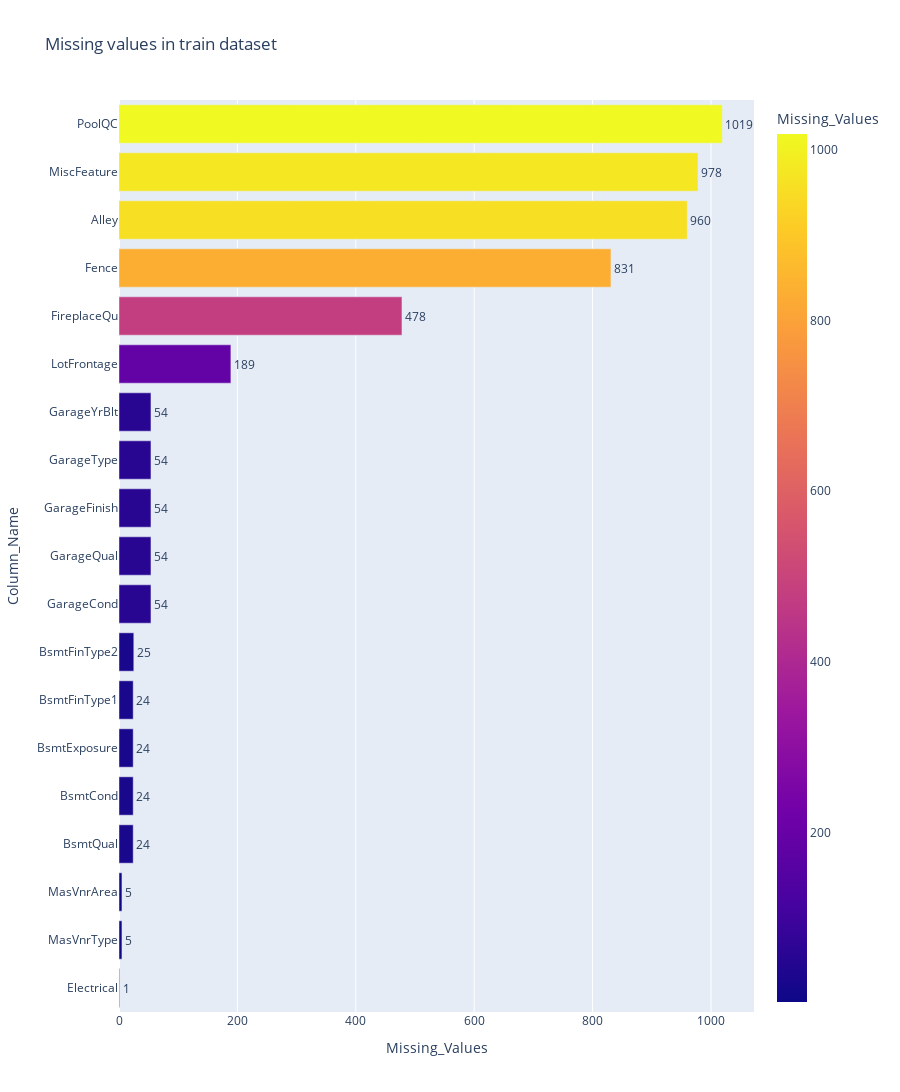

Notebook code for this chart:
### Code cell
fig = px.bar(temp_df.sort_values(by='Missing_Values'), x='Missing_Values', y='Column_Name',
             orientation='h', height=1500, width=900, color='Missing_Values', text='Missing_Values', title='Missing values in train dataset')
fig.update_traces(textposition='outside')
fig.show()

### Figure 1 — Plotly figure (JSON) as saved in the notebook; plotly's stock layout.template omitted (floating-point values rounded to 4 significant figures)
{"data": [{"alignmentgroup": "True", "hovertemplate": "Missing_Values=%{marker.color}<br>Column_Name=%{y}<extra></extra>", "legendgroup": "", "marker": {"color": [1, 5, 5, 24, 24, 24, 24, 25, 54, 54, 54, 54, 54, 189, 478, 831, 960, 978, 1019], "coloraxis": "coloraxis", "pattern": {"shape": ""}}, "name": "", "offsetgroup": "", "orientation": "h", "showlegend": false, "text": [1, 5, 5, 24, 24, 24, 24, 25, 54, 54, 54, 54, 54, 189, 478, 831, 960, 978, 1019], "textposition": "outside", "type": "bar", "x": [1, 5, 5, 24, 24, 24, 24, 25, 54, 54, 54, 54, 54, 189, 478, 831, 960, 978, 1019], "xaxis": "x", "y": ["Electrical", "MasVnrType", "MasVnrArea", "BsmtQual", "BsmtCond", "BsmtExposure", "BsmtFinType1", "BsmtFinType2", "GarageCond", "GarageQual", "GarageFinish", "GarageType", "GarageYrBlt", "LotFrontage", "FireplaceQu", "Fence", "Alley", "MiscFeature", "PoolQC"], "yaxis": "y"}], "layout": {"barmode": "relative", "coloraxis": {"colorbar": {"title": {"text": "Missing_Values"}}, "colorscale": [[0, "#0d0887"], [0.1111, "#46039f"], [0.2222, "#7201a8"], [0.3333, "#9c179e"], [0.4444, "#bd3786"], [0.5556, "#d8576b"], [0.6667, "#ed7953"], [0.7778, "#fb9f3a"], [0.8889, "#fdca26"], [1, "#f0f921"]]}, "height": 1500, "legend": {"tracegroupgap": 0}, "title": {"text": "Missing values in train dataset"}, "width": 900, "xaxis": {"anchor": "y", "domain": [0, 1], "title": {"text": "Missing_Values"}}, "yaxis": {"anchor": "x", "domain": [0, 1], "title": {"text": "Column_Name"}}}}
